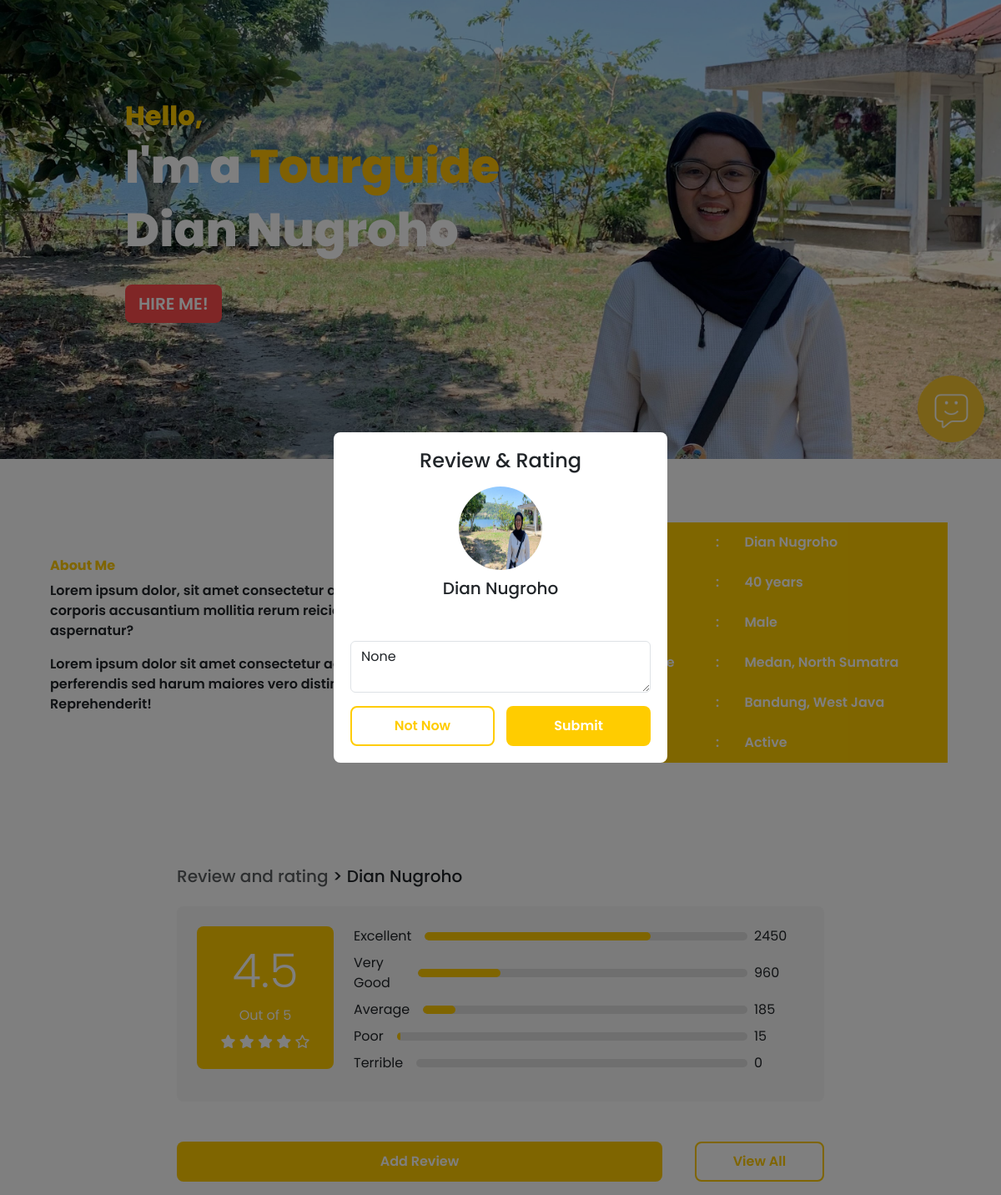
The page /cv/6 (signed in) on the database its author committed.
### main/models.py (models this page shows, shortened)
class TourGuide(models.Model):
    GENDER_CHOICES = [
        ('M', 'Male'),
        ('F', 'Female'),
    ]
    STATUS_CHOICES = [
        ('active', 'Active'),
        ('inactive', 'Inactive'),
    ]
    name = models.CharField(max_length=100)
    age = models.PositiveIntegerField()
    gender = models.CharField(max_length=1, choices=GENDER_CHOICES)
    experience = models.TextField()
    location = models.CharField(max_length=100)
    status = models.CharField(max_length=8, choices=STATUS_CHOICES)
    rating = models.FloatField(default=0.0)
    total_ratings = models.DecimalField(max_digits=10, decimal_places=2, default=Decimal('0.00'))
    num_raters = models.PositiveIntegerField(default=0)

### main/views.py (the view)
# urls.py: path('cv/<int:id>', views.tour_guide_cv, name='cv'),
@login_required
def tour_guide_cv(request, id):
    tourguide = get_object_or_404(TourGuide, pk=id)
    if request.method == 'POST':
        form = RatingForm(request.POST)
        if form.is_valid():
            rating = form.save(commit=False)
            rating.tourguide = tourguide
            rating.user = request.user
            rating.save()
            tourguide.update_rating(rating.rating)
            return redirect('cv', id=tourguide.id)
    else:
        form = RatingForm()
    return render(request, 'main/cv.html', {'tourguide': tourguide, 'form': form})

### main/forms.py
class RatingForm(forms.ModelForm):
    class Meta:
        model = Rating
        fields = ['rating', 'comment']
        widgets = {
            'rating': forms.RadioSelect(choices=[(i, str(i)) for i in range(1, 6)]),
            'comment': forms.Textarea(attrs={'class': 'form-control mb-3', 'placeholder': 'Additional Comments...'}),
        }

### main/templatetags/custom_tags.py (called while the page is built)
@register.filter
def times(number):
    return range(1, number + 1)

### main/templates/main/cv.html (shortened to what this page needs)
<!doctype html>
<html lang="en">
<head>
    {% load custom_tags %}
    {% load static %}
    <link href="https://cdn.jsdelivr.net/npm/bootstrap@5.3.3/dist/css/bootstrap.min.css" rel="stylesheet"
>
</head>
<body x-data="{ showModal: false, rating: 0 }">
    <div class="jumbotron-custom text-left">
        <h1 class="hello animated-text">Hello,</h1>
        <h1 class="display-4 animated-text">I'm a <span class="text-warning">Tourguide</span></h1>
        <h1 class="display-4 animated-text">{{ tourguide.name }}</h1>
        <a href="{% url 'payment' %}" class="btn btn-danger btn-lg mt-4 animated-text">HIRE ME!</a>
        <img src="{% static 'main/icon.png' %}" alt="Icon" class="icon">
    </div>
    <div class="about-me container">
        <div class="row d-flex align-items-center">
            <div class="col-md-7">
                <h6>About Me</h6>
                <p>Lorem ipsum dolor, sit amet consectetur adipisicing elit. Ullam amet officia corporis accusantium
                    mollitia rerum reiciendis sit tenetur soluta aspernatur?</p>
                <p>Lorem ipsum dolor sit amet consectetur adipisicing elit. Dolore saepe perferendis sed harum maiores
                    vero distinctio maxime unde quis! Reprehenderit!</p>
            </div>
            <div class="col-md-5 ms-auto p-3">
                <table>
                    <tbody>
                        <tr>
                            <th>Name</th>
                            <td>:</td>
                            <td>{{ tourguide.name }}</td>
                        </tr>
                        <tr>
                            <th>Age</th>
                            <td>:</td>
                            <td>{{ tourguide.age }} years</td>
                        </tr>
                        <tr>
                            <th>Gender</th>
                            <td>:</td>
                            <td>{{ tourguide.get_gender_display }}</td>
                        </tr>
                        <tr>
                            <th>Experience</th>
                            <td>:</td>
                            <td>{{ tourguide.experience }}</td>
                        </tr>
                        <tr>
                            <th>Location</th>
                            <td>:</td>
                            <td>{{ tourguide.location }}</td>
                        </tr>
                        <tr>
                            <th>Status</th>
                            <td>:</td>
                            <td>{{ tourguide.get_status_display }}</td>
                        </tr>
                    </tbody>
                </table>
            </div>
        </div>
    </div>
    <div class="container mt-5" style="max-width: 800px;">
        <h5 class="text-muted">Review and rating <span class="text-dark"> > {{ tourguide.name }}</span></h5>
        <div class="rating-box mt-4 p-4">
            <div class="row">
                <div class="col-md-3 text-center mb-3 mb-md-0">
                    <div class="rating-value">
                        <h2 class="display-4">{{ tourguide.rating|floatformat:1 }}</h2>
                        <p class="mb-0">Out of 5</p>
                        <div class="rating-stars mt-2">
                            {% for i in 5|times %}
                                <span class="fa fa-star{% if i > tourguide.rating %}-o{% endif %}"></span>
                            {% endfor %}
                        </div>
                    </div>
                </div>
                <div class="col-md-9">
                    <div class="rating-summary">
                        <div class="rating-details d-flex align-items-center mb-2">
                            <span class="me-2">Excellent</span>
                            <div class="rating-bar-container mx-2">
                                <div class="rating-bar-fill" style="width: 70%;"></div>
                            </div>
                            <span class="rating-number">2450</span>
                        </div>
                        <div class="rating-details d-flex align-items-center mb-2">
                            <span class="me-2">Very Good</span>
                            <div class="rating-bar-container mx-2">
                                <div class="rating-bar-fill" style="width: 25%;"></div>
                            </div>
                            <span class="rating-number">960</span>
                        </div>
                        <div class="rating-details d-flex align-items-center mb-2">
                            <span class="me-2">Average</span>
                            <div class="rating-bar-container mx-2">
                                <div class="rating-bar-fill" style="width: 10%;"></div>
                            </div>
                            <span class="rating-number">185</span>
                        </div>
                        <div class="rating-details d-flex align-items-center mb-2">
                            <span class="me-2">Poor</span>
                            <div class="rating-bar-container mx-2">
                                <div class="rating-bar-fill" style="width: 1%;"></div>
                            </div>
                            <span class="rating-number">15</span>
                        </div>
                        <div class="rating-details d-flex align-items-center">
                            <span class="me-2">Terrible</span>
                            <div class="rating-bar-container mx-2">
                            </div>
                            <span class="rating-number">0</span>
                        </div>
                    </div>
                </div>
            </div>
        </div>
        <div class="mt-5 d-flex flex-row justify-content-between pb-3">
            <button class="btn btn-custom mb-2 mb-md-0" @click="showModal = true">Add Review</button>
            <button class="btn btn-outline-custom" onclick="location.href='{% url 'reviews' tourguide.id %}'">View All</button>
        </div>
    </div>
<div x-show="showModal" class="popup-overlay" @click.away="showModal = false">
    <div class="popup-content" @click.away="showModal = false">
        <h4 class="mb-3">Review & Rating</h4>
        <img src="{% static 'main/landscape.jpg' %}" alt="{{ tourguide.name }}">
        <h5 class="mb-3">{{ tourguide.name }}</h5>
        <form method="POST">
            <div class="your-review">
                <label for="rating-5"></label>
                <label for="rating-4"></label>
                <label for="rating-3"></label>
                <label for="rating-2"></label>
                <label for="rating-1"></label>
            </div>
            <textarea name="comment" class="form-control mb-3" placeholder="Additional Comments...">{{ form.comment.value }}</textarea>
            <div class="d-flex justify-content-between">
                <button type="button" class="btn btn-outline-custom" @click="showModal = false">Not Now</button>
                <button type="submit" class="btn btn-custom">Submit</button>
            </div>
        </form>
    </div>
</div>
</body>
</html>

### rows shown on the page
TourGuide: name "Dian Nugroho", age "40", gender "Male", experience "Medan, North Sumatra", location "Bandung, West Java", status "Active", rating "4.5"
